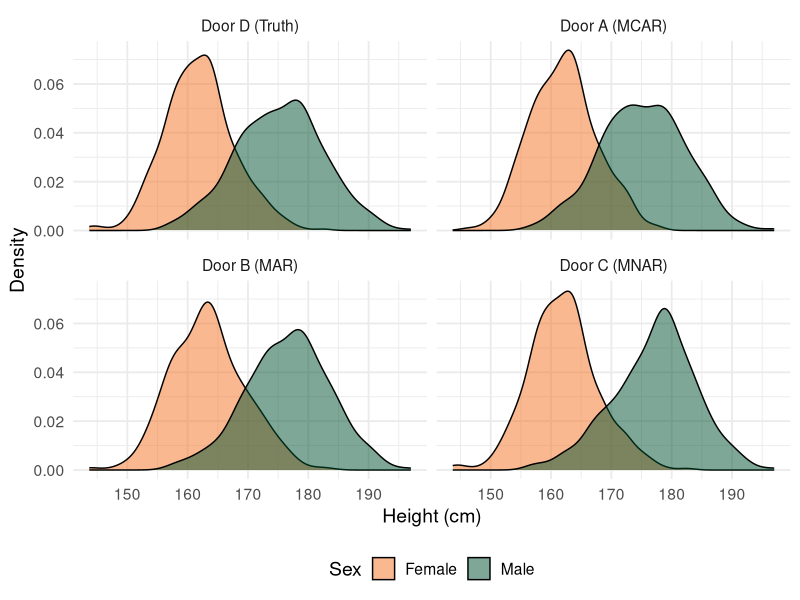
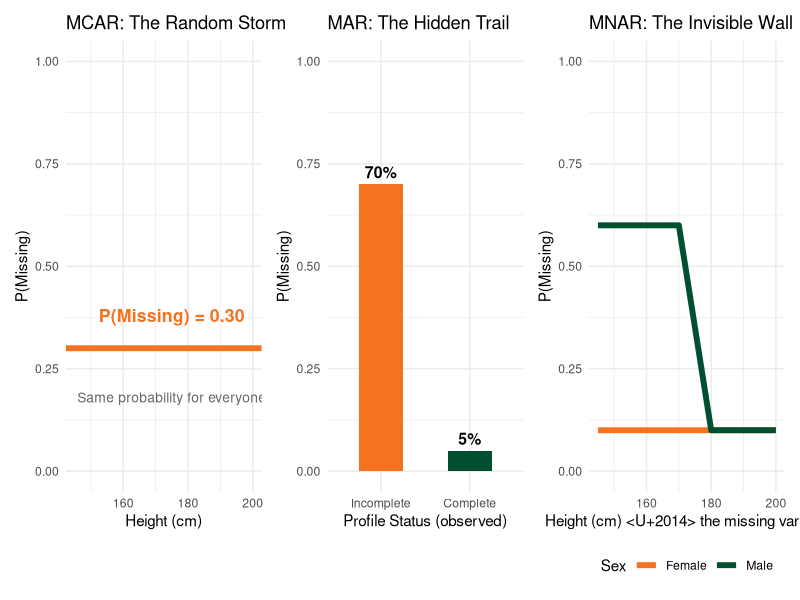
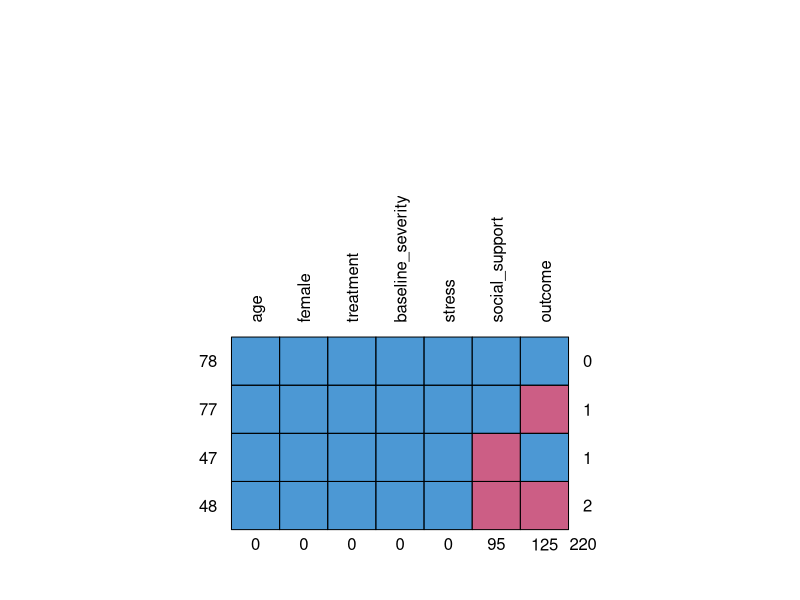
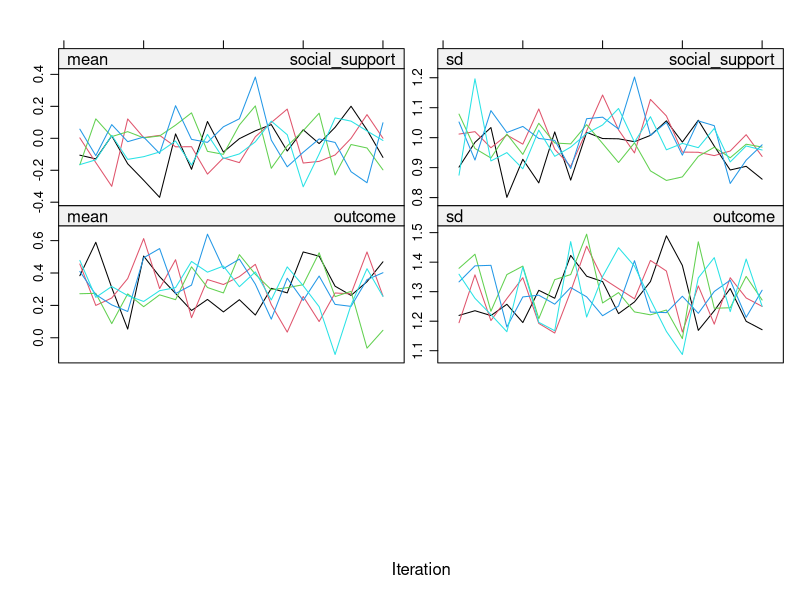
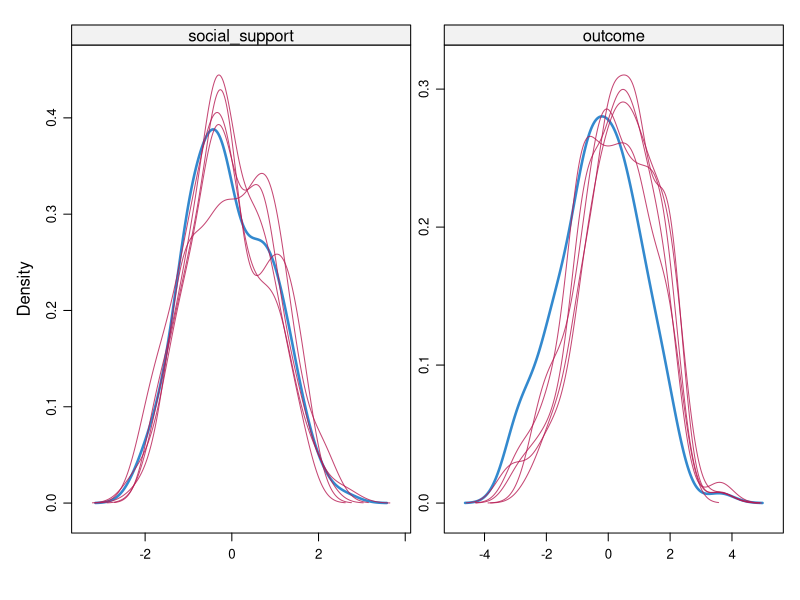
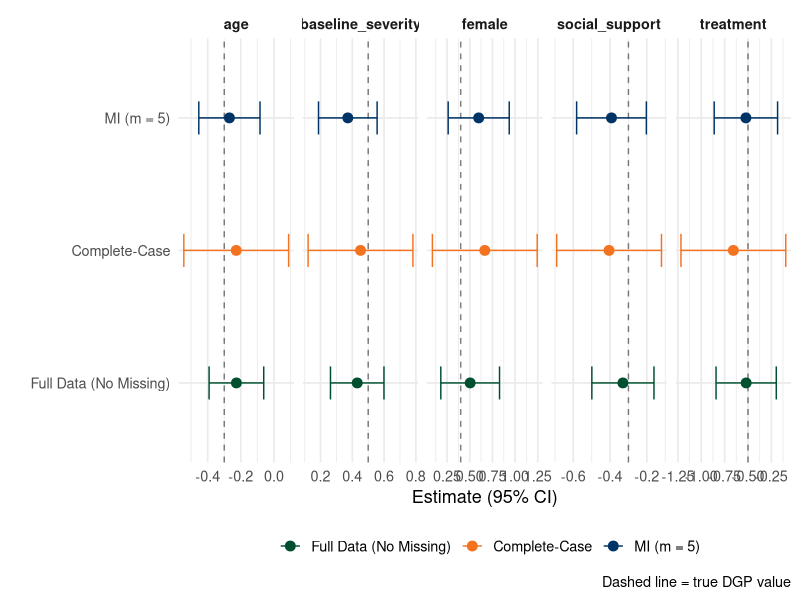

Generate these figures, in order, with R: (Note: this script raises an error after producing the figures.)
## ---- chunk 1
#| echo: false
#| include: false

# --- Setup: generate all datasets ---
library(tidyverse)

set.seed(2026)
n <- 1000

complete_data <- tibble(
    id = 1:n,
    sex = rep(c("Male", "Female"), each = n / 2),
    height = round(
        c(
            rnorm(n / 2, mean = 175, sd = 7),
            rnorm(n / 2, mean = 162, sd = 6)
        ),
        1
    )
) |>
    mutate(
        p_complete = plogis(
            -0.11 * (height - 170)
        ),
        profile_status = ifelse(
            rbinom(n(), 1, p_complete) == 1,
            "Incomplete",
            "Complete"
        )
    ) |>
    select(-p_complete)

# Door A
set.seed(101)
data_a <- complete_data |>
    mutate(height = ifelse(runif(n()) < 0.40, NA, height))

# Door B
set.seed(102)
data_b <- complete_data |>
    mutate(
        p_miss = ifelse(profile_status == "Incomplete", 0.70, 0.05),
        height = ifelse(runif(n()) < p_miss, NA, height)
    ) |>
    select(-p_miss)

# Door C
set.seed(103)
data_c <- complete_data |>
    mutate(
        p_miss = case_when(
            sex == "Female" ~ 0.10,
            height < 170 ~ 0.60,
            height > 180 ~ 0.10,
            TRUE ~ 0.10 + (180 - height) / (180 - 170) * 0.50
        ),
        height = ifelse(runif(n()) < p_miss, NA, height)
    ) |>
    select(-p_miss)

# Door D: the complete data (no corruption)
data_d <- complete_data
## ---- chunk 2
#| echo: false
get_summary <- function(data, name) {
    data |>
        group_by(sex) |>
        summarise(
            mean = round(mean(height, na.rm = TRUE), 1),
            .groups = "drop"
        ) |>
        pivot_wider(names_from = sex, values_from = mean) |>
        mutate(
            Dataset = name,
            Difference = round(Male - Female, 1),
            .before = 1
        )
}

puzzle <- bind_rows(
    get_summary(data_a, "Door A"),
    get_summary(data_b, "Door B"),
    get_summary(data_c, "Door C"),
    get_summary(data_d, "Door D")
) |>
    relocate(Difference, .after = Male)

knitr::kable(
    puzzle,
    col.names = c("Door", "Female", "Male", "Difference (M <U+2212> F)")
)
## ---- chunk 3
#| echo: false
truth <- complete_data |>
    group_by(sex) |>
    summarise(m = round(mean(height), 1))
## ---- chunk 4
#| echo: false
comparison <- bind_rows(
    get_summary(data_d, "Door D (Truth)"),
    get_summary(data_a, "Door A (MCAR)"),
    get_summary(data_b, "Door B (MAR)"),
    get_summary(data_c, "Door C (MNAR)")
)

knitr::kable(
    comparison,
    col.names = c("Door", "Difference", "Female", "Male")
)
## ---- chunk 5
#| echo: false
#| fig-width: 10
#| fig-height: 6
bind_rows(
    data_d |> mutate(dataset = "Door D (Truth)"),
    data_a |> filter(!is.na(height)) |> mutate(dataset = "Door A (MCAR)"),
    data_b |> filter(!is.na(height)) |> mutate(dataset = "Door B (MAR)"),
    data_c |> filter(!is.na(height)) |> mutate(dataset = "Door C (MNAR)")
) |>
    mutate(
        dataset = factor(
            dataset,
            levels = c(
                "Door D (Truth)",
                "Door A (MCAR)",
                "Door B (MAR)",
                "Door C (MNAR)"
            )
        )
    ) |>
    ggplot(aes(x = height, fill = sex)) +
    geom_density(alpha = 0.5) +
    facet_wrap(~dataset, nrow = 2) +
    scale_fill_manual(values = c("Female" = "#F47321", "Male" = "#005030")) +
    labs(x = "Height (cm)", y = "Density", fill = "Sex") +
    theme_minimal(base_size = 14) +
    theme(legend.position = "bottom")
## ---- chunk 6
#| echo: true
complete_data |>
    summarise(
        n = n(),
        mean_height = round(mean(height), 1),
        .by = c(sex, profile_status)
    ) |>
    knitr::kable()
## ---- chunk 7
#| echo: true
complete_data |>
    mutate(status = ifelse(is.na(data_b$height), "Missing", "Observed")) |>
    summarise(
        n = n(),
        mean_height = round(mean(height), 1),
        .by = c(profile_status, status)
    ) |>
    knitr::kable()
## ---- chunk 8
#| echo: true
complete_data |>
    mutate(status = ifelse(is.na(data_c$height), "Missing", "Observed")) |>
    summarise(
        n = n(),
        mean_height = round(mean(height), 1),
        .by = c(profile_status, status)
    ) |>
    knitr::kable()
## ---- chunk 9
#| echo: false
#| fig-width: 11
#| fig-height: 4.5
library(patchwork)

p1 <- ggplot() +
    geom_hline(yintercept = 0.30, color = "#F47321", linewidth = 2) +
    annotate(
        "text",
        x = 175,
        y = 0.38,
        label = "P(Missing) = 0.30",
        size = 4.5,
        color = "#F47321",
        fontface = "bold"
    ) +
    annotate(
        "text",
        x = 175,
        y = 0.18,
        label = "Same probability for everyone",
        size = 3.5,
        color = "#666666"
    ) +
    scale_x_continuous(limits = c(145, 200)) +
    ylim(0, 1) +
    labs(
        title = "MCAR: The Random Storm",
        x = "Height (cm)",
        y = "P(Missing)"
    ) +
    theme_minimal(base_size = 11)

p2 <- tibble(
    profile = factor(
        c("Incomplete", "Complete"),
        levels = c("Incomplete", "Complete")
    ),
    p_miss = c(0.70, 0.05)
) |>
    ggplot(aes(x = profile, y = p_miss, fill = profile)) +
    geom_col(width = 0.5) +
    scale_fill_manual(
        values = c("Incomplete" = "#F47321", "Complete" = "#005030")
    ) +
    geom_text(
        aes(label = scales::percent(p_miss)),
        vjust = -0.5,
        size = 4,
        fontface = "bold"
    ) +
    ylim(0, 1) +
    labs(
        title = "MAR: The Hidden Trail",
        x = "Profile Status (observed)",
        y = "P(Missing)"
    ) +
    theme_minimal(base_size = 11) +
    theme(legend.position = "none")

p3 <- tibble(height = seq(145, 200, 0.5)) |>
    crossing(sex = c("Male", "Female")) |>
    mutate(
        p_miss = case_when(
            sex == "Female" ~ 0.10,
            height < 170 ~ 0.60,
            height > 180 ~ 0.10,
            TRUE ~ 0.10 + (180 - height) / (180 - 170) * 0.50
        )
    ) |>
    ggplot(aes(x = height, y = p_miss, color = sex)) +
    geom_line(linewidth = 2) +
    scale_color_manual(values = c("Female" = "#F47321", "Male" = "#005030")) +
    ylim(0, 1) +
    labs(
        title = "MNAR: The Invisible Wall",
        x = "Height (cm) <U+2014> the missing variable",
        y = "P(Missing)",
        color = "Sex"
    ) +
    theme_minimal(base_size = 11) +
    theme(legend.position = "bottom")

p1 + p2 + p3
## ---- chunk 10
#| echo: false
#| include: false

# --- Part II Setup: Multiple Imputation with MICE ---
library(mice)

set.seed(752)
n_mi <- 250

mi_complete <- tibble(
    id = 1:n_mi,
    age = round(rnorm(n_mi, mean = 0, sd = 1), 2),
    female = rbinom(n_mi, 1, 0.55),
    treatment = rbinom(n_mi, 1, 0.5),
    baseline_severity = round(rnorm(n_mi, mean = 0, sd = 1), 2),
    social_support = round(rnorm(n_mi, mean = 0, sd = 1), 2),
    stress = round(rnorm(n_mi, mean = 0, sd = 1), 2),
    outcome = round(
        -0.5 * treatment - 0.3 * age + 0.4 * female +
            0.5 * baseline_severity - 0.3 * social_support +
            0.8 * stress + rnorm(n_mi, 0, 1), 2
    )
)

# MAR missingness <U+2014> strong differential dropout to expose complete-case bias.
# stress is an auxiliary variable: it affects outcome and drives dropout,
# but is NOT included in the analysis model.
# P(outcome missing) depends on stress AND treatment (both fully observed).
# P(social_support missing) depends on age (observed).
# Complete-case is biased because high-stress treated patients are dropped,
# distorting the treatment-outcome relationship.
# MI recovers because stress is in the imputation model.
mi_data <- mi_complete |>
    mutate(
        p_miss_out = plogis(-0.5 + 1.5 * stress + 1.0 * treatment),
        p_miss_ss = plogis(-0.5 + 1.2 * age),
        outcome = ifelse(rbinom(n(), 1, p_miss_out) == 1, NA, outcome),
        social_support = ifelse(rbinom(n(), 1, p_miss_ss) == 1, NA, social_support)
    ) |>
    select(-p_miss_out, -p_miss_ss)

# Run MICE
imp <- mice(
    mi_data |> select(-id),
    m = 5, maxit = 20,
    seed = 752, print = FALSE
)

# True model (full data)
true_model <- lm(
    outcome ~ treatment + age + female +
        baseline_severity + social_support,
    data = mi_complete
)

# Complete-case analysis
cc_model <- lm(
    outcome ~ treatment + age + female +
        baseline_severity + social_support,
    data = mi_data
)

# MI: analyze & pool
mi_fit <- with(
    imp,
    lm(outcome ~ treatment + age + female +
        baseline_severity + social_support)
)
mi_pooled <- pool(mi_fit)
## ---- chunk 11
#| echo: true

mi_data |>
    summarise(across(everything(), ~ sum(is.na(.x)))) |>
    pivot_longer(everything(), names_to = "Variable", values_to = "N_Missing") |>
    mutate(Pct_Missing = round(N_Missing / nrow(mi_data) * 100, 1)) |>
    filter(N_Missing > 0) |>
    knitr::kable()
## ---- chunk 12
#| echo: true
#| fig-width: 8
#| fig-height: 3.5

md.pattern(mi_data |> select(-id), rotate.names = TRUE)
## ---- chunk 13
#| echo: true

imp
## ---- chunk 14
#| echo: true
#| fig-width: 10
#| fig-height: 5

plot(imp)
## ---- chunk 15
#| echo: true
#| fig-width: 10
#| fig-height: 4

densityplot(imp)
## ---- chunk 16
#| echo: true

mi_fit <- with(
    imp,
    lm(outcome ~ treatment + age + female +
        baseline_severity + social_support)
)
## ---- chunk 17
#| echo: true

mi_pooled <- pool(mi_fit)
summary(mi_pooled, conf.int = TRUE) |>
    mutate(across(where(is.numeric), ~ round(.x, 3))) |>
    select(term, estimate, std.error, `2.5 %`, `97.5 %`, p.value) |>
    knitr::kable()
## ---- chunk 18
#| echo: false
#| fig-width: 11
#| fig-height: 5

mi_sum <- summary(mi_pooled, conf.int = TRUE)

plot_data <- bind_rows(
    tibble(
        term = names(coef(true_model)),
        estimate = coef(true_model),
        conf.low = confint(true_model)[, 1],
        conf.high = confint(true_model)[, 2],
        Method = "Full Data (No Missing)"
    ),
    tibble(
        term = names(coef(cc_model)),
        estimate = coef(cc_model),
        conf.low = confint(cc_model)[, 1],
        conf.high = confint(cc_model)[, 2],
        Method = "Complete-Case"
    ),
    tibble(
        term = mi_sum$term,
        estimate = mi_sum$estimate,
        conf.low = mi_sum$`2.5 %`,
        conf.high = mi_sum$`97.5 %`,
        Method = "MI (m = 5)"
    )
) |>
    filter(term != "(Intercept)") |>
    mutate(
        Method = factor(
            Method,
            levels = c("Full Data (No Missing)", "Complete-Case", "MI (m = 5)")
        )
    )

dgp_values <- tibble(
    term = c(
        "treatment", "age", "female",
        "baseline_severity", "social_support"
    ),
    dgp = c(-0.5, -0.3, 0.4, 0.5, -0.3)
)

ggplot(plot_data, aes(x = estimate, y = Method, color = Method)) +
    geom_vline(
        data = dgp_values,
        aes(xintercept = dgp),
        linetype = "dashed", alpha = 0.5
    ) +
    geom_point(size = 3) +
    geom_errorbarh(
        aes(xmin = conf.low, xmax = conf.high),
        height = 0.25
    ) +
    facet_wrap(~term, scales = "free_x", nrow = 1) +
    scale_color_manual(values = c(
        "Full Data (No Missing)" = "#005030",
        "Complete-Case" = "#F47321",
        "MI (m = 5)" = "#003366"
    )) +
    labs(
        x = "Estimate (95% CI)",
        y = "",
        color = "",
        caption = "Dashed line = true DGP value"
    ) +
    theme_minimal(base_size = 13) +
    theme(
        legend.position = "bottom",
        strip.text = element_text(face = "bold")
    )
## ---- chunk 19
#| echo: false
#| include: false

# --- FIML Setup ---
library(lavaan)

# True population model: 5-item anxiety scale
# Residual variances set to 1 - lambda^2 so that standardized loadings = lambda
pop_model <- "
  anxiety =~ 0.80*item1 + 0.70*item2 + 0.60*item3 + 0.75*item4 + 0.65*item5
  anxiety ~~ 1*anxiety
  item1 ~~ 0.36*item1
  item2 ~~ 0.51*item2
  item3 ~~ 0.64*item3
  item4 ~~ 0.4375*item4
  item5 ~~ 0.5775*item5
"

set.seed(2026)
fiml_complete <- simulateData(pop_model, sample.nobs = 2000)

# Introduce MAR missingness: higher item1 <U+2192> more likely to skip later items
set.seed(303)
fiml_data <- fiml_complete |>
    as_tibble() |>
    mutate(
        item3 = ifelse(
            rbinom(n(), 1, plogis(-2.0 + 0.8 * item1)) == 1, NA, item3
        ),
        item4 = ifelse(
            rbinom(n(), 1, plogis(-1.5 + 0.8 * item1)) == 1, NA, item4
        ),
        item5 = ifelse(
            rbinom(n(), 1, plogis(-1.0 + 0.8 * item1)) == 1, NA, item5
        )
    )

# CFA model
cfa_model <- "
  anxiety =~ item1 + item2 + item3 + item4 + item5
"

# Fit three versions
fit_true <- cfa(cfa_model, data = fiml_complete)
fit_lw <- cfa(cfa_model, data = fiml_data, missing = "listwise")
fit_fiml <- cfa(cfa_model, data = fiml_data, missing = "fiml")
## ---- chunk 20
#| echo: true

head(fiml_complete) |>
    mutate(across(everything(), ~ round(.x, 2))) |>
    knitr::kable()
## ---- chunk 21
#| echo: true

fiml_data |>
    summarise(across(everything(), ~ sum(is.na(.x)))) |>
    pivot_longer(everything(), names_to = "Item", values_to = "N_Missing") |>
    mutate(Pct = round(N_Missing / nrow(fiml_data) * 100, 1)) |>
    filter(N_Missing > 0) |>
    knitr::kable()
## ---- chunk 22
#| echo: false

extract_std <- function(fit) {
    standardizedSolution(fit) |>
        filter(op == "=~") |>
        select(rhs, est.std, se, ci.lower, ci.upper)
}

true_std <- extract_std(fit_true)
lw_std <- extract_std(fit_lw)
fiml_std <- extract_std(fit_fiml)

loading_comparison <- tibble(
    Item = true_std$rhs,
    DGP = c(0.80, 0.70, 0.60, 0.75, 0.65),
    `Full Data` = round(true_std$est.std, 3),
    `Listwise` = round(lw_std$est.std, 3),
    `FIML` = round(fiml_std$est.std, 3),
    `LW (SE)` = round(lw_std$se, 3),
    `FIML (SE)` = round(fiml_std$se, 3)
)

knitr::kable(loading_comparison, align = "lrrrrr")
## ---- chunk 23
#| echo: false

n_true <- lavInspect(fit_true, "nobs")
n_lw <- lavInspect(fit_lw, "nobs")
n_fiml <- lavInspect(fit_fiml, "nobs")
## ---- chunk 24
#| echo: false
#| fig-width: 11
#| fig-height: 5

dgp_fiml <- tibble(
    rhs = factor(paste0("item", 1:5), levels = paste0("item", 1:5)),
    dgp = c(0.80, 0.70, 0.60, 0.75, 0.65)
)

plot_fiml_data <- bind_rows(
    extract_std(fit_true) |> mutate(Method = "Full Data (No Missing)"),
    extract_std(fit_lw) |> mutate(Method = "Listwise"),
    extract_std(fit_fiml) |> mutate(Method = "FIML")
) |>
    mutate(
        Method = factor(
            Method,
            levels = c("Full Data (No Missing)", "Listwise", "FIML")
        ),
        rhs = factor(rhs, levels = paste0("item", 1:5))
    )

ggplot(plot_fiml_data, aes(x = est.std, y = Method, color = Method)) +
    geom_vline(
        data = dgp_fiml,
        aes(xintercept = dgp),
        linetype = "dashed", alpha = 0.5
    ) +
    geom_point(size = 3) +
    geom_errorbarh(
        aes(xmin = ci.lower, xmax = ci.upper),
        height = 0.25
    ) +
    facet_wrap(~rhs, scales = "free_x", nrow = 1) +
    scale_color_manual(values = c(
        "Full Data (No Missing)" = "#005030",
        "Listwise" = "#F47321",
        "FIML" = "#003366"
    )) +
    labs(
        x = "Standardized Loading (95% CI)",
        y = "",
        color = "",
        caption = "Dashed line = true population loading"
    ) +
    theme_minimal(base_size = 13) +
    theme(
        legend.position = "bottom",
        strip.text = element_text(face = "bold")
    )
## ---- chunk 25
#| echo: false

fit_idx <- c("chisq", "df", "pvalue", "cfi", "tli", "rmsea", "srmr")

fit_table <- tibble(
    Index = c("<U+03C7><U+00B2>", "df", "p-value", "CFI", "TLI", "RMSEA", "SRMR"),
    `Full Data` = round(fitmeasures(fit_true, fit_idx), 3),
    Listwise = round(fitmeasures(fit_lw, fit_idx), 3),
    FIML = round(fitmeasures(fit_fiml, fit_idx), 3)
)

knitr::kable(fit_table, align = "lrrr")
## ---- chunk 26
#| echo: true

# You can inspect the FIML fit just like any lavaan model
summary(fit_fiml, standardized = TRUE, fit.measures = TRUE)
